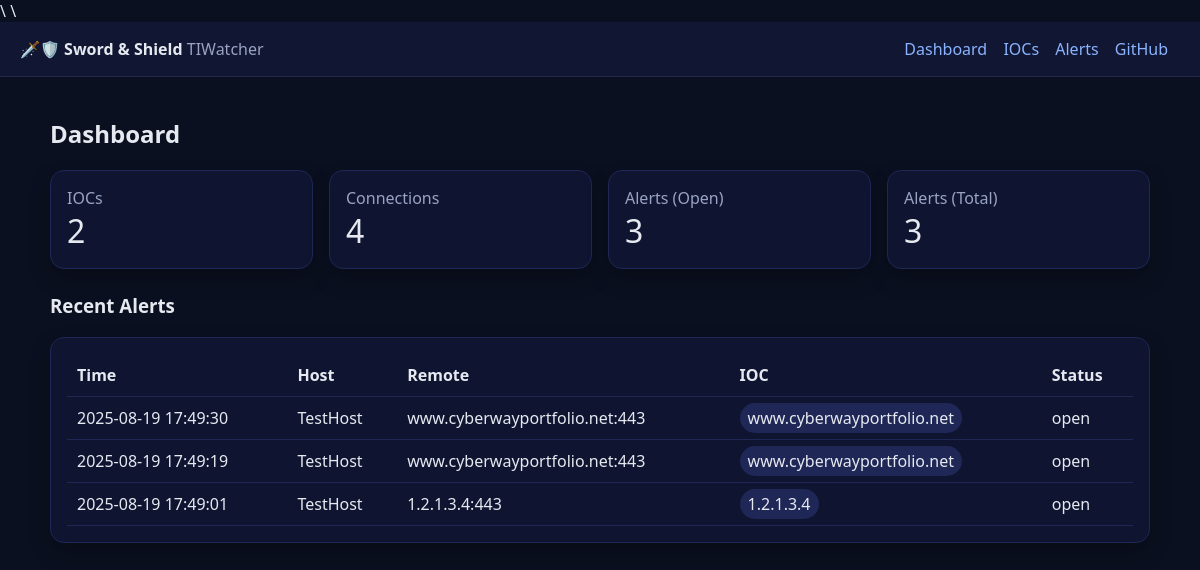
The page / on the database its author committed.
### app.py (models this page shows)
class Alert(db.Model):
    id = db.Column(db.Integer, primary_key=True)
    ioc_id = db.Column(db.Integer, db.ForeignKey('ioc.id'), nullable=False)  # <- was 'IOC.id'
    connection_id = db.Column(db.Integer, db.ForeignKey('connection.id'), nullable=False)
    status = db.Column(db.String(20), default="open")
    created_at = db.Column(db.DateTime, default=datetime.utcnow, index=True)
    ioc = db.relationship('IOC')
    connection = db.relationship('Connection')

class Connection(db.Model):
    id = db.Column(db.Integer, primary_key=True)
    host = db.Column(db.String(128), nullable=False)
    pid = db.Column(db.Integer)
    exe = db.Column(db.String(255))
    laddr = db.Column(db.String(255))
    raddr = db.Column(db.String(255))
    rport = db.Column(db.Integer)
    ts = db.Column(db.DateTime, default=datetime.utcnow, index=True)

class IOC(db.Model):
    id = db.Column(db.Integer, primary_key=True)
    value = db.Column(db.String(255), nullable=False, unique=True)
    ioc_type = db.Column(db.String(20), nullable=False, default="ip")  # ip|domain
    enabled = db.Column(db.Boolean, default=True)
    created_at = db.Column(db.DateTime, default=datetime.utcnow)

### app.py (the view)
@app.route("/")
def index():
    total_iocs = db.session.scalar(db.select(func.count()).select_from(IOC))
    total_alerts = db.session.scalar(db.select(func.count()).select_from(Alert))
    open_alerts = db.session.scalar(db.select(func.count()).select_from(Alert).where(Alert.status=="open"))
    total_connections = db.session.scalar(db.select(func.count()).select_from(Connection))
    recent_alerts = Alert.query.order_by(Alert.created_at.desc()).limit(10).all()
    return render_template("index.html",
                           total_iocs=total_iocs or 0,
                           total_alerts=total_alerts or 0,
                           open_alerts=open_alerts or 0,
                           total_connections=total_connections or 0,
                           recent_alerts=recent_alerts)

### app.py (called while the page is built)
@app.template_filter("dt")
def fmt_dt(v):
    if not v: return ""
    return v.strftime("%Y-%m-%d %H:%M:%S")

### templates/index.html (shortened to what this page needs)
{% extends "base.html" %}
{% block content %}
<h2>Dashboard</h2>
<div class="grid">
  <div class="card"><div class="muted">IOCs</div><div style="font-size:2rem">{{ total_iocs }}</div></div>
  <div class="card"><div class="muted">Connections</div><div style="font-size:2rem">{{ total_connections }}</div></div>
  <div class="card"><div class="muted">Alerts (Open)</div><div style="font-size:2rem">{{ open_alerts }}</div></div>
  <div class="card"><div class="muted">Alerts (Total)</div><div style="font-size:2rem">{{ total_alerts }}</div></div>
</div>
<h3 style="margin-top:24px">Recent Alerts</h3>
<div class="card">
  <table>
    <thead><tr><th>Time</th><th>Host</th><th>Remote</th><th>IOC</th><th>Status</th></tr></thead>
    <tbody>
      {% for a in recent_alerts %}
      <tr>
        <td>{{ a.created_at|dt }}</td>
        <td>{{ a.connection.host }}</td>
        <td>{{ a.connection.raddr }}:{{ a.connection.rport }}</td>
        <td><span class="badge">{{ a.ioc.value }}</span></td>
        <td>{{ a.status }}</td>
      </tr>
      {% else %}
      <tr><td colspan="5" class="muted">No alerts yet.</td></tr>
      {% endfor %}
    </tbody>
  </table>
</div>
{% endblock %}

### templates/base.html (shortened to what this page needs)
\
<!doctype html>
<html lang="en">
<head>
</head>
<body>
  <header>
    <div><strong>🗡️🛡️ Sword & Shield</strong> <span class="muted">TIWatcher</span></div>
    <nav>
      <a href="{{ url_for('index') }}">Dashboard</a>
      <a href="{{ url_for('iocs') }}">IOCs</a>
      <a href="{{ url_for('alerts') }}">Alerts</a>
      <a href="https://github.com/" target="_blank" rel="noopener">GitHub</a>
    </nav>
  </header>
  <div class="container">
    {% block content %}{% endblock %}
  </div>
</body>
</html>

### templates/base.html (style rules this page uses)
body { font-family: system-ui, -apple-system, Segoe UI, Roboto, Arial, sans-serif; margin:0; background:#0b1020; color:#e6e9f0; }
header { background:#111633; padding:16px 20px; position:sticky; top:0; z-index:10; display:flex; justify-content:space-between; align-items:center; border-bottom:1px solid #22294d; }
a { color:#8ab4ff; text-decoration:none; }
.container { max-width:1100px; margin:0 auto; padding:20px; }
.grid { display:grid; gap:16px; grid-template-columns: repeat(auto-fit, minmax(220px, 1fr)); }
.card { background:#0f1531; border:1px solid #1e2755; border-radius:14px; padding:16px; box-shadow: 0 10px 20px rgba(0,0,0,.25); }
.muted { color:#9aa3c3; }
table { width:100%; border-collapse:collapse; }
th, td { padding:10px; border-bottom:1px solid #1e2755; text-align:left; }
.badge { padding:4px 8px; border-radius:999px; background:#1e2755; }
nav a { margin-right:12px; }

### rows shown on the page
Alert: created_at|dt "2025-08-19 17:49:30", connection.host "TestHost", connection.raddr "www.cyberwayportfolio.net", connection.rport "443", ioc.value "www.cyberwayportfolio.net", status "open"
Alert: created_at|dt "2025-08-19 17:49:19", connection.host "TestHost", connection.raddr "www.cyberwayportfolio.net", connection.rport "443", ioc.value "www.cyberwayportfolio.net", status "open"
Alert: created_at|dt "2025-08-19 17:49:01", connection.host "TestHost", connection.raddr "1.2.1.3.4", connection.rport "443", ioc.value "1.2.1.3.4", status "open"

### other values the page prints
{{ total_iocs }} "2"
{{ total_connections }} "4"
{{ open_alerts }} "3"
{{ total_alerts }} "3"
